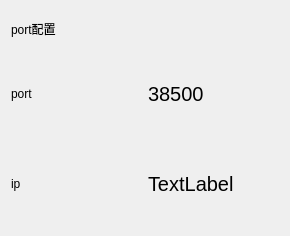
<?xml version="1.0" encoding="UTF-8"?>
<ui version="4.0">
 <class>ip</class>
 <widget class="QDialog" name="ip">
  <property name="geometry">
   <rect>
    <x>0</x>
    <y>0</y>
    <width>290</width>
    <height>236</height>
   </rect>
  </property>
  <property name="windowTitle">
   <string>PORT</string>
  </property>
  <layout class="QGridLayout" name="gridLayout_2" rowstretch="1,5">
   <item row="0" column="0">
    <widget class="QLabel" name="label">
     <property name="text">
      <string>port配置</string>
     </property>
    </widget>
   </item>
   <item row="1" column="0">
    <layout class="QGridLayout" name="gridLayout">
     <item row="0" column="0">
      <widget class="QLabel" name="label_2">
       <property name="text">
        <string>port</string>
       </property>
      </widget>
     </item>
     <item row="0" column="1">
      <widget class="QLabel" name="port_port">
       <property name="font">
        <font>
         <pointsize>15</pointsize>
        </font>
       </property>
       <property name="text">
        <string>38500</string>
       </property>
      </widget>
     </item>
     <item row="1" column="0">
      <widget class="QLabel" name="label_3">
       <property name="text">
        <string>ip</string>
       </property>
      </widget>
     </item>
     <item row="1" column="1">
      <widget class="QLabel" name="ip_label">
       <property name="font">
        <font>
         <pointsize>15</pointsize>
        </font>
       </property>
       <property name="text">
        <string>TextLabel</string>
       </property>
      </widget>
     </item>
    </layout>
   </item>
  </layout>
 </widget>
 <resources/>
 <connections/>
</ui>
